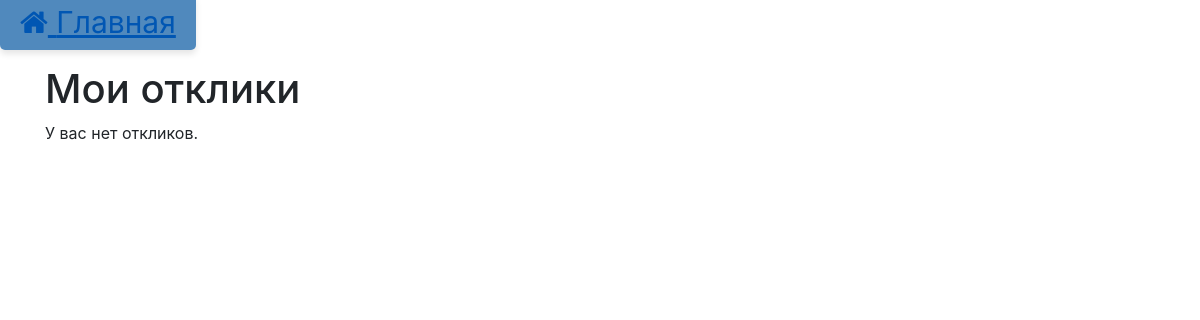
Page /responses/ (signed in) on the earlier database version.
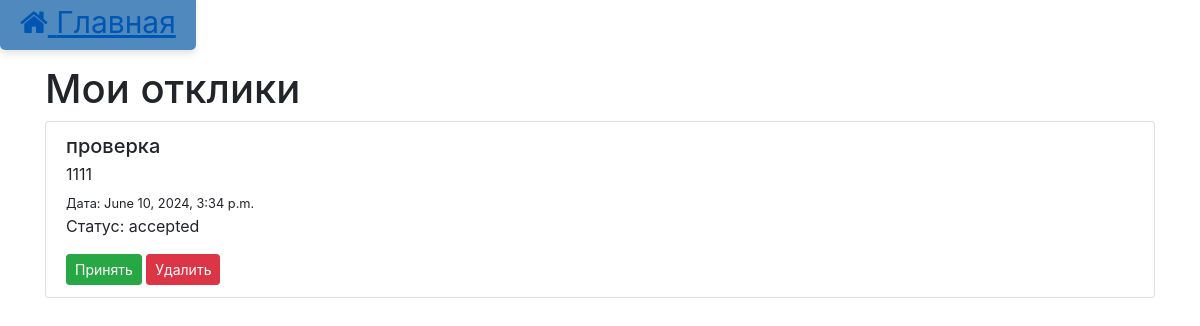
Same page on the later database version.
### main/models.py (models this page shows, shortened)
class Response(models.Model):
    text = models.TextField()
    created_at = models.DateTimeField(auto_now_add=True)
    updated_at = models.DateTimeField(auto_now=True)
    user = models.ForeignKey(User, on_delete=models.CASCADE, related_name='responses')
    announcement = models.ForeignKey(Announcement, on_delete=models.CASCADE, related_name='responses')
    status = models.CharField(max_length=20, choices=(('pending', 'Pending'), ('accepted', 'Accepted')), default='pending')

class Announcement(models.Model):
    title = models.CharField(max_length=200)
    content = models.TextField()
    category = models.ForeignKey(Category, on_delete=models.CASCADE, related_name='announcements')
    author = models.ForeignKey(User, on_delete=models.CASCADE, related_name='announcements')
    image = models.ImageField(upload_to='images/', blank=True, null=True)
    video_url = models.URLField(blank=True, null=True)
    created_at = models.DateTimeField(auto_now_add=True)
    updated_at = models.DateTimeField(auto_now=True)

### main/views.py (the view)
# urls.py: path('responses/', response_list, name='response-list'),
@login_required
def response_list(request):
    responses = Response.objects.filter(user=request.user)
    return render(request, 'responses/response_list.html', {'responses': responses})

### main/templates/responses/response_list.html (shortened to what this page needs)
{% load static %}
<!DOCTYPE html>
<html lang="en">
<head>
    <a href="{% url 'announcement-list' %}" class="home-button"><i class="fa fa-home"></i> Главная</a>
    <link rel="stylesheet" href="{% static 'css/styles.css' %}">
    <link rel="stylesheet" href="https://stackpath.bootstrapcdn.com/bootstrap/4.5.2/css/bootstrap.min.css">
    <link rel="stylesheet" href="https://cdnjs.cloudflare.com/ajax/libs/font-awesome/4.7.0/css/font-awesome.min.css">
</head>
<body>
    <div class="container">
        <h1>Мои отклики</h1>
        {% if responses %}
            <div class="list-group">
                {% for response in responses %}
                    <div class="list-group-item">
                        <h5 class="mb-1">{{ response.announcement.title }}</h5>
                        <p class="mb-1">{{ response.text }}</p>
                        <small>Дата: {{ response.created_at }}</small>
                        <p>Статус: {{ response.status }}</p>
                        {% if response.announcement.author == user %}
                            <div class="mt-2">
                                <a href="{% url 'accept-response' response.id %}" class="btn btn-success btn-sm">Принять</a>
                                <a href="{% url 'delete-response' response.id %}" class="btn btn-danger btn-sm">Удалить</a>
                            </div>
                        {% endif %}
                    </div>
                {% endfor %}
            </div>
        {% else %}
            <p>У вас нет откликов.</p>
        {% endif %}
    </div>
</body>
</html>

### main/static/css/styles.css (style rules this page uses)
body { margin: 0; font-family: Arial, sans-serif; }
.home-button, .main-button { position: relative; background-color: #007bff; color: white; border: none; padding: 10px 20px; border-radius: 5px; text-decoration: none; font-size: 30px; box-shadow: 0px 4px 6px rgba(0, 0, 0, 0.1); margin-right: 10px; }
.container { padding: 20px; }
.list-group-item { display: flex; flex-direction: column; }

Differences in the rows shown:
added Response: announcement "проверка", text "1111", created_at "June 10, 2024, 3:34 p.m.", status "accepted", shows "Принять"
Other differences:
text no longer shown: "У вас нет откликов."
